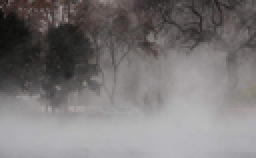
%> input picture hazy.png, 128 x 79 px, shrunk from 606 x 372 before the run (shown 2 times larger)
$ octave two_layer_GPR.m   (GNU Octave 9; MATLAB toolbox functions it lacks are replaced by stand-ins)
%> lines starting %> are read from the running program, lines starting %| are printed output that depends on the picture; in (x1, y1, x2, y2) boxes, pixels count from 0 and x2, y2 are one past the last pixel; in counts of white or black regions, pixels touching at a corner belong together; the program's own positions count from 1
### multiscale_dark_channel.m
function dark = multiscale_dark_channel(image)
    [m, n, ~] = size(image);
    r = image(:,:,1);
    g = image(:,:,2);
    b = image(:,:,3);

    min_rgb = zeros(m,n);
    for i = 1:m
        for j = 1:n
            min_rgb(i,j) = min(r(i, j), g(i, j));
            min_rgb(i,j) = min(min_rgb(i,j), b(i, j));
        end
    end

    % image erode, minimum filtering
    kernel = ones(30);
    dark = imerode(min_rgb, kernel);

    %d = ones(20, 20);
    %fun = @(block_struct)min(min(block_struct.data)) * d;
    %dark = blockproc(min_rgb, [20 20], fun);

    dark = dark(1:m, 1:n);

### two_layer_GPR.m
I = imread('hazy.png');
%> I is the input picture: size 79x128x3 uint8; mean R, G, B 122, 118.3, 118.7
[m,n,k] = size(I);
%> m = 79; n = 128; k = 3
I_semi = zeros(m, n, k);
h = zeros(m, n);
r_h = zeros(m, n);
t_h = 0.5;
%%
for i = 1:m
    for j = 1:n
        for k = 1:3
            I_semi(i, j, k) = max(I(i, j, k), 255 - I(i, j, k));
        end
    end
end
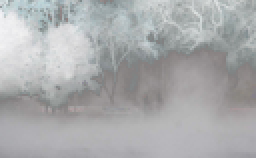
%> I_semi: size 79x128x3 double (shown 2 times larger); mean R, G, B 170.2, 171.6, 172.9
%%
hue_sum = 0;
hr_sum = 0;
for i = 1:m
    for j = 1:n
        hsv_I = rgb2hsv(I(i, j, :));
        hsv_I_semi = rgb2hsv(I_semi(i, j, :));
        h(i, j) = abs(hsv_I(:,:,1) - hsv_I_semi(:,:,1));
        hue_sum = hue_sum + h(i, j);
        if h(i, j) >= 0 && h(i, j) <= 0.5
            r_h(i, j) = 1;
        else
            r_h(i, j) = 0;
        end
        hr_sum = hr_sum + r_h(i, j);
    end
end
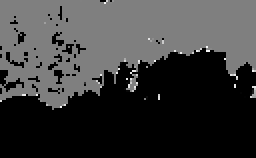
%> h: size 79x128 double (shown 2 times larger); min 0, max 0.972, mean 0.233
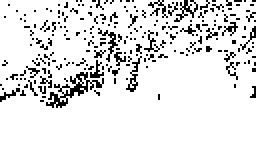
%> r_h: size 79x128 double (shown 2 times larger); values 0 (black) and 1 (white), 89.3% white; black in thin lines or dots, all inside (x1, y1, x2, y2) = (0, 0, 128, 54)
%> after the loop, hr_sum = 9029; hue_sum = 2352
H_e = hue_sum / (m * n);
%> H_e = 0.233
H_r = hr_sum / (m * n);
%> H_r = 0.893
%%
t_l = 0.75;
r_t = zeros(m, n);
image = double(I);
image = image ./ 255;
dark = multiscale_dark_channel(image);
%> in multiscale_dark_channel, `dark = imerode(min_rgb, kernel);`:
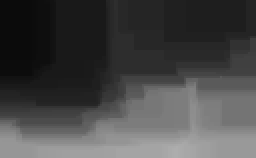
%> dark: size 79x128 double (shown 2 times larger); min 0.0431, max 0.678, mean 0.277

[m, n, ~] = size(image);
image_size = m * n;
%> image_size = 10112
chosen_size = floor(image_size / 1000);
%> chosen_size = 10
DarkVec = reshape(dark, image_size, 1);
ImageVec = reshape(image, image_size, 3);

[DarkVec, indices] = sort(DarkVec);
indices = indices(image_size - chosen_size + 1:end);
%> indices = [6949; 6950; 6951; 6952; 7026; 7027; 7028; 7029; 7030; 7031]

A_sum = zeros(1,3);
for i = 1:chosen_size
    A_sum = A_sum + ImageVec(indices(i),:);
end
%> this loop made 10 passes
%> A_sum on passes 1 to 10: [0.714 0.71 0.729], [1.42 1.42 1.45], [2.13 2.12 2.18], [2.84 2.83 2.91], [3.56 3.54 3.64], [4.27 4.25 4.36], [4.98 4.96 5.09], [5.69 5.66 5.82], [6.4 6.37 6.55], [7.11 7.07 7.27]

A = A_sum / chosen_size;
%> A = [0.711 0.707 0.727]

omega = 0.95;
im = zeros(size(image));

for i = 1:3
    im(:,:,i) = image(:,:,i) ./ A(i);
end
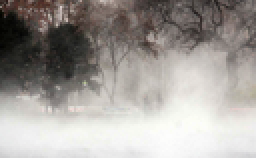
%> im: size 79x128x3 double (shown 2 times larger); mean R, G, B 0.673, 0.656, 0.64; drawn with min black and max white

dark_1 = multiscale_dark_channel(im);
t = 1 - omega * dark_1;
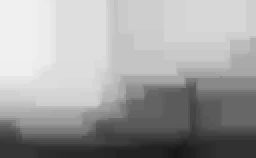
%> t: size 79x128 double (shown 2 times larger); min 0.089, max 0.944, mean 0.635
te_sum = 0;
tr_sum = 0;
for i = 1:m
    for j = 1:n
        te_sum = te_sum + t(i, j);
        if t(i, j) >= 0.75 && t(i, j) <= 1
            r_t(i ,j) = 1;
        else
            r_t(i ,j) = 0;
        end
       tr_sum = tr_sum + r_t(i, j);
    end
end
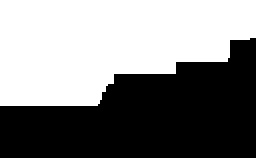
%> r_t: size 79x128 double (shown 2 times larger); values 0 (black) and 1 (white), 51.4% white; 1 black region, box (x1, y1, x2, y2) and area: (0, 19, 128, 79) 4913
%> after the loop, te_sum = 6425.2; tr_sum = 5199
T_e = te_sum / (m * n);
%> T_e = 0.635
T_r = tr_sum / (m * n);
%> T_r = 0.514
%%
I_semi = uint8(I_semi);
%> I_semi: size 79x128x3 uint8
figure;
subplot(1,2,1);imshow(I);
subplot(1,2,2);imshow(I_semi);
